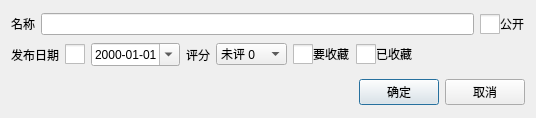
<?xml version="1.0" encoding="UTF-8"?>
<ui version="4.0">
 <class>TvSeasonNewDialog</class>
 <widget class="QDialog" name="TvSeasonNewDialog">
  <property name="geometry">
   <rect>
    <x>0</x>
    <y>0</y>
    <width>536</width>
    <height>118</height>
   </rect>
  </property>
  <property name="windowTitle">
   <string>Dialog</string>
  </property>
  <layout class="QVBoxLayout" name="verticalLayout">
   <item>
    <layout class="QHBoxLayout" name="hLayout_Name">
     <item>
      <widget class="QLabel" name="label_Name">
       <property name="text">
        <string>名称</string>
       </property>
      </widget>
     </item>
     <item>
      <widget class="QLineEdit" name="lineEdit_Name"/>
     </item>
     <item>
      <widget class="QCheckBox" name="checkBox_Display">
       <property name="styleSheet">
        <string notr="true">QCheckBox
{
  spacing: 0px;
}
QCheckBox::indicator
{
  width: 20px;
  height: 20px;
}
QCheckBox::indicator:checked:enabled
{
  image:url(:/File/img/box_check_enable.png);
}
QCheckBox::indicator:unchecked:enabled
{
  image:url(:/File/img/box_uncheck_enable.png);
}
QCheckBox::indicator:unchecked:disabled
{
  image:url(:/File/img/box_uncheck_disable.png);
}</string>
       </property>
       <property name="text">
        <string>公开</string>
       </property>
      </widget>
     </item>
    </layout>
   </item>
   <item>
    <layout class="QHBoxLayout" name="hLayout_ReleaseDate">
     <item>
      <widget class="QLabel" name="label_ReleaseDate">
       <property name="text">
        <string>发布日期</string>
       </property>
      </widget>
     </item>
     <item>
      <widget class="QCheckBox" name="checkBox_ReleaseDateEnable">
       <property name="sizePolicy">
        <sizepolicy hsizetype="Fixed" vsizetype="Fixed">
         <horstretch>0</horstretch>
         <verstretch>0</verstretch>
        </sizepolicy>
       </property>
       <property name="minimumSize">
        <size>
         <width>20</width>
         <height>20</height>
        </size>
       </property>
       <property name="maximumSize">
        <size>
         <width>20</width>
         <height>20</height>
        </size>
       </property>
       <property name="styleSheet">
        <string notr="true">QCheckBox
{
  spacing: 0px;
}
QCheckBox::indicator
{
  width: 20px;
  height: 20px;
}
QCheckBox::indicator:checked:enabled
{
  image:url(:/File/img/box_check_enable.png);
}
QCheckBox::indicator:unchecked:enabled
{
  image:url(:/File/img/box_uncheck_enable.png);
}
QCheckBox::indicator:unchecked:disabled
{
  image:url(:/File/img/box_uncheck_disable.png);
}</string>
       </property>
       <property name="text">
        <string/>
       </property>
      </widget>
     </item>
     <item>
      <widget class="QDateEdit" name="dateEdit_ReleaseDate">
       <property name="displayFormat">
        <string notr="true">yyyy-MM-dd</string>
       </property>
       <property name="calendarPopup">
        <bool>true</bool>
       </property>
      </widget>
     </item>
     <item>
      <widget class="QLabel" name="label_Point">
       <property name="text">
        <string>评分</string>
       </property>
      </widget>
     </item>
     <item>
      <widget class="QComboBox" name="comboBox_Point">
       <property name="maxVisibleItems">
        <number>13</number>
       </property>
       <item>
        <property name="text">
         <string>未评 0</string>
        </property>
       </item>
       <item>
        <property name="text">
         <string>烂作 1</string>
        </property>
       </item>
       <item>
        <property name="text">
         <string>不行 2</string>
        </property>
       </item>
       <item>
        <property name="text">
         <string>极差 3</string>
        </property>
       </item>
       <item>
        <property name="text">
         <string>很差 4</string>
        </property>
       </item>
       <item>
        <property name="text">
         <string>略差 5</string>
        </property>
       </item>
       <item>
        <property name="text">
         <string>及格 6</string>
        </property>
       </item>
       <item>
        <property name="text">
         <string>海星 7</string>
        </property>
       </item>
       <item>
        <property name="text">
         <string>一般 8</string>
        </property>
       </item>
       <item>
        <property name="text">
         <string>很好 9</string>
        </property>
       </item>
       <item>
        <property name="text">
         <string>完美 10</string>
        </property>
       </item>
       <item>
        <property name="text">
         <string>极好 11</string>
        </property>
       </item>
       <item>
        <property name="text">
         <string>神作 12</string>
        </property>
       </item>
      </widget>
     </item>
     <item>
      <widget class="QCheckBox" name="checkBox_CollectIt">
       <property name="styleSheet">
        <string notr="true">QCheckBox
{
  spacing: 0px;
}
QCheckBox::indicator
{
  width: 20px;
  height: 20px;
}
QCheckBox::indicator:checked:enabled
{
  image:url(:/File/img/box_check_enable.png);
}
QCheckBox::indicator:unchecked:enabled
{
  image:url(:/File/img/box_uncheck_enable.png);
}
QCheckBox::indicator:unchecked:disabled
{
  image:url(:/File/img/box_uncheck_disable.png);
}</string>
       </property>
       <property name="text">
        <string>要收藏</string>
       </property>
      </widget>
     </item>
     <item>
      <widget class="QCheckBox" name="checkBox_CollectOk">
       <property name="styleSheet">
        <string notr="true">QCheckBox
{
  spacing: 0px;
}
QCheckBox::indicator
{
  width: 20px;
  height: 20px;
}
QCheckBox::indicator:checked:enabled
{
  image:url(:/File/img/box_check_enable.png);
}
QCheckBox::indicator:unchecked:enabled
{
  image:url(:/File/img/box_uncheck_enable.png);
}
QCheckBox::indicator:unchecked:disabled
{
  image:url(:/File/img/box_uncheck_disable.png);
}</string>
       </property>
       <property name="text">
        <string>已收藏</string>
       </property>
      </widget>
     </item>
     <item>
      <spacer name="hSpacer_Collect">
       <property name="orientation">
        <enum>Qt::Horizontal</enum>
       </property>
       <property name="sizeHint" stdset="0">
        <size>
         <width>40</width>
         <height>20</height>
        </size>
       </property>
      </spacer>
     </item>
    </layout>
   </item>
   <item>
    <spacer name="vSpacer_Space">
     <property name="orientation">
      <enum>Qt::Vertical</enum>
     </property>
     <property name="sizeType">
      <enum>QSizePolicy::Fixed</enum>
     </property>
     <property name="sizeHint" stdset="0">
      <size>
       <width>20</width>
       <height>5</height>
      </size>
     </property>
    </spacer>
   </item>
   <item>
    <layout class="QHBoxLayout" name="hLayout_OkCancel">
     <item>
      <spacer name="hSpacer_OkCancel">
       <property name="orientation">
        <enum>Qt::Horizontal</enum>
       </property>
       <property name="sizeHint" stdset="0">
        <size>
         <width>40</width>
         <height>20</height>
        </size>
       </property>
      </spacer>
     </item>
     <item>
      <widget class="QPushButton" name="pushButton_Ok">
       <property name="text">
        <string>确定</string>
       </property>
      </widget>
     </item>
     <item>
      <widget class="QPushButton" name="pushButton_Cancel">
       <property name="text">
        <string>取消</string>
       </property>
      </widget>
     </item>
    </layout>
   </item>
  </layout>
 </widget>
 <resources/>
 <connections/>
</ui>
